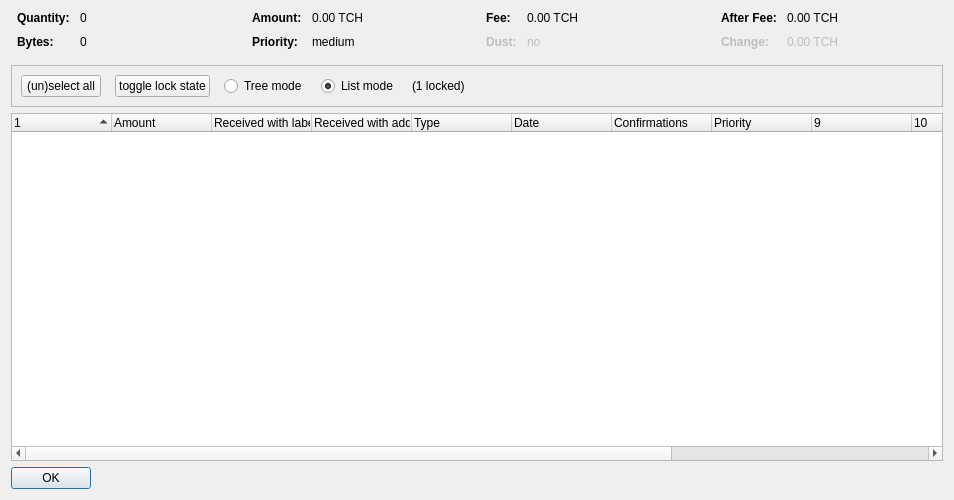
<?xml version="1.0" encoding="UTF-8"?>
<ui version="4.0">
 <class>CoinControlDialog</class>
 <widget class="QDialog" name="CoinControlDialog">
  <property name="geometry">
   <rect>
    <x>0</x>
    <y>0</y>
    <width>954</width>
    <height>500</height>
   </rect>
  </property>
  <property name="windowTitle">
   <string>Coin Selection</string>
  </property>
  <layout class="QVBoxLayout" name="verticalLayout">
   <item>
    <layout class="QHBoxLayout" name="horizontalLayoutTop" stretch="0,0,0,0">
     <property name="topMargin">
      <number>0</number>
     </property>
     <property name="bottomMargin">
      <number>10</number>
     </property>
     <item>
      <layout class="QFormLayout" name="formLayoutCoinControl1">
       <property name="horizontalSpacing">
        <number>10</number>
       </property>
       <property name="verticalSpacing">
        <number>10</number>
       </property>
       <property name="leftMargin">
        <number>6</number>
       </property>
       <property name="rightMargin">
        <number>6</number>
       </property>
       <item row="0" column="0">
        <widget class="QLabel" name="labelCoinControlQuantityText">
         <property name="font">
          <font>
           <weight>75</weight>
           <bold>true</bold>
          </font>
         </property>
         <property name="text">
          <string>Quantity:</string>
         </property>
        </widget>
       </item>
       <item row="0" column="1">
        <widget class="QLabel" name="labelCoinControlQuantity">
         <property name="cursor">
          <cursorShape>IBeamCursor</cursorShape>
         </property>
         <property name="contextMenuPolicy">
          <enum>Qt::ActionsContextMenu</enum>
         </property>
         <property name="text">
          <string notr="true">0</string>
         </property>
         <property name="textInteractionFlags">
          <set>Qt::LinksAccessibleByMouse|Qt::TextSelectableByKeyboard|Qt::TextSelectableByMouse</set>
         </property>
        </widget>
       </item>
       <item row="1" column="0">
        <widget class="QLabel" name="labelCoinControlBytesText">
         <property name="font">
          <font>
           <weight>75</weight>
           <bold>true</bold>
          </font>
         </property>
         <property name="text">
          <string>Bytes:</string>
         </property>
        </widget>
       </item>
       <item row="1" column="1">
        <widget class="QLabel" name="labelCoinControlBytes">
         <property name="cursor">
          <cursorShape>IBeamCursor</cursorShape>
         </property>
         <property name="contextMenuPolicy">
          <enum>Qt::ActionsContextMenu</enum>
         </property>
         <property name="text">
          <string notr="true">0</string>
         </property>
         <property name="textInteractionFlags">
          <set>Qt::LinksAccessibleByMouse|Qt::TextSelectableByKeyboard|Qt::TextSelectableByMouse</set>
         </property>
        </widget>
       </item>
      </layout>
     </item>
     <item>
      <layout class="QFormLayout" name="formLayoutCoinControl2">
       <property name="horizontalSpacing">
        <number>10</number>
       </property>
       <property name="verticalSpacing">
        <number>10</number>
       </property>
       <property name="leftMargin">
        <number>6</number>
       </property>
       <property name="rightMargin">
        <number>6</number>
       </property>
       <item row="0" column="0">
        <widget class="QLabel" name="labelCoinControlAmountText">
         <property name="font">
          <font>
           <weight>75</weight>
           <bold>true</bold>
          </font>
         </property>
         <property name="text">
          <string>Amount:</string>
         </property>
        </widget>
       </item>
       <item row="0" column="1">
        <widget class="QLabel" name="labelCoinControlAmount">
         <property name="cursor">
          <cursorShape>IBeamCursor</cursorShape>
         </property>
         <property name="contextMenuPolicy">
          <enum>Qt::ActionsContextMenu</enum>
         </property>
         <property name="text">
          <string notr="true">0.00 TCH</string>
         </property>
         <property name="textInteractionFlags">
          <set>Qt::LinksAccessibleByMouse|Qt::TextSelectableByKeyboard|Qt::TextSelectableByMouse</set>
         </property>
        </widget>
       </item>
       <item row="1" column="0">
        <widget class="QLabel" name="labelCoinControlPriorityText">
         <property name="font">
          <font>
           <weight>75</weight>
           <bold>true</bold>
          </font>
         </property>
         <property name="text">
          <string>Priority:</string>
         </property>
        </widget>
       </item>
       <item row="1" column="1">
        <widget class="QLabel" name="labelCoinControlPriority">
         <property name="cursor">
          <cursorShape>IBeamCursor</cursorShape>
         </property>
         <property name="contextMenuPolicy">
          <enum>Qt::ActionsContextMenu</enum>
         </property>
         <property name="text">
          <string>medium</string>
         </property>
         <property name="textInteractionFlags">
          <set>Qt::LinksAccessibleByMouse|Qt::TextSelectableByKeyboard|Qt::TextSelectableByMouse</set>
         </property>
        </widget>
       </item>
      </layout>
     </item>
     <item>
      <layout class="QFormLayout" name="formLayoutCoinControl3">
       <property name="horizontalSpacing">
        <number>10</number>
       </property>
       <property name="verticalSpacing">
        <number>10</number>
       </property>
       <property name="leftMargin">
        <number>6</number>
       </property>
       <property name="rightMargin">
        <number>6</number>
       </property>
       <item row="0" column="0">
        <widget class="QLabel" name="labelCoinControlFeeText">
         <property name="font">
          <font>
           <weight>75</weight>
           <bold>true</bold>
          </font>
         </property>
         <property name="text">
          <string>Fee:</string>
         </property>
        </widget>
       </item>
       <item row="0" column="1">
        <widget class="QLabel" name="labelCoinControlFee">
         <property name="cursor">
          <cursorShape>IBeamCursor</cursorShape>
         </property>
         <property name="contextMenuPolicy">
          <enum>Qt::ActionsContextMenu</enum>
         </property>
         <property name="text">
          <string notr="true">0.00 TCH</string>
         </property>
         <property name="textInteractionFlags">
          <set>Qt::LinksAccessibleByMouse|Qt::TextSelectableByKeyboard|Qt::TextSelectableByMouse</set>
         </property>
        </widget>
       </item>
       <item row="1" column="0">
        <widget class="QLabel" name="labelCoinControlLowOutputText">
         <property name="enabled">
          <bool>false</bool>
         </property>
         <property name="font">
          <font>
           <weight>75</weight>
           <bold>true</bold>
          </font>
         </property>
         <property name="text">
          <string>Dust:</string>
         </property>
        </widget>
       </item>
       <item row="1" column="1">
        <widget class="QLabel" name="labelCoinControlLowOutput">
         <property name="enabled">
          <bool>false</bool>
         </property>
         <property name="cursor">
          <cursorShape>IBeamCursor</cursorShape>
         </property>
         <property name="contextMenuPolicy">
          <enum>Qt::ActionsContextMenu</enum>
         </property>
         <property name="text">
          <string>no</string>
         </property>
         <property name="textInteractionFlags">
          <set>Qt::LinksAccessibleByMouse|Qt::TextSelectableByKeyboard|Qt::TextSelectableByMouse</set>
         </property>
        </widget>
       </item>
      </layout>
     </item>
     <item>
      <layout class="QFormLayout" name="formLayoutCoinControl4">
       <property name="horizontalSpacing">
        <number>10</number>
       </property>
       <property name="verticalSpacing">
        <number>10</number>
       </property>
       <property name="leftMargin">
        <number>6</number>
       </property>
       <property name="rightMargin">
        <number>6</number>
       </property>
       <item row="0" column="0">
        <widget class="QLabel" name="labelCoinControlAfterFeeText">
         <property name="font">
          <font>
           <weight>75</weight>
           <bold>true</bold>
          </font>
         </property>
         <property name="text">
          <string>After Fee:</string>
         </property>
        </widget>
       </item>
       <item row="0" column="1">
        <widget class="QLabel" name="labelCoinControlAfterFee">
         <property name="cursor">
          <cursorShape>IBeamCursor</cursorShape>
         </property>
         <property name="contextMenuPolicy">
          <enum>Qt::ActionsContextMenu</enum>
         </property>
         <property name="text">
          <string notr="true">0.00 TCH</string>
         </property>
         <property name="textInteractionFlags">
          <set>Qt::LinksAccessibleByMouse|Qt::TextSelectableByKeyboard|Qt::TextSelectableByMouse</set>
         </property>
        </widget>
       </item>
       <item row="1" column="0">
        <widget class="QLabel" name="labelCoinControlChangeText">
         <property name="enabled">
          <bool>false</bool>
         </property>
         <property name="font">
          <font>
           <weight>75</weight>
           <bold>true</bold>
          </font>
         </property>
         <property name="text">
          <string>Change:</string>
         </property>
        </widget>
       </item>
       <item row="1" column="1">
        <widget class="QLabel" name="labelCoinControlChange">
         <property name="enabled">
          <bool>false</bool>
         </property>
         <property name="cursor">
          <cursorShape>IBeamCursor</cursorShape>
         </property>
         <property name="contextMenuPolicy">
          <enum>Qt::ActionsContextMenu</enum>
         </property>
         <property name="text">
          <string notr="true">0.00 TCH</string>
         </property>
         <property name="textInteractionFlags">
          <set>Qt::LinksAccessibleByMouse|Qt::TextSelectableByKeyboard|Qt::TextSelectableByMouse</set>
         </property>
        </widget>
       </item>
      </layout>
     </item>
    </layout>
   </item>
   <item>
    <widget class="QFrame" name="frame">
     <property name="minimumSize">
      <size>
       <width>0</width>
       <height>40</height>
      </size>
     </property>
     <property name="frameShape">
      <enum>QFrame::StyledPanel</enum>
     </property>
     <property name="frameShadow">
      <enum>QFrame::Sunken</enum>
     </property>
     <layout class="QHBoxLayout" name="horizontalLayout">
      <item>
       <layout class="QHBoxLayout" name="horizontalLayoutPanel" stretch="0,0,0,0,0,0">
        <property name="spacing">
         <number>14</number>
        </property>
        <item>
         <widget class="QPushButton" name="pushButtonSelectAll">
          <property name="sizePolicy">
           <sizepolicy hsizetype="Maximum" vsizetype="Fixed">
            <horstretch>0</horstretch>
            <verstretch>0</verstretch>
           </sizepolicy>
          </property>
          <property name="text">
           <string>(un)select all</string>
          </property>
          <property name="autoDefault">
           <bool>false</bool>
          </property>
         </widget>
        </item>
        <item>
         <widget class="QPushButton" name="pushButtonToggleLock">
          <property name="sizePolicy">
           <sizepolicy hsizetype="Maximum" vsizetype="Fixed">
            <horstretch>0</horstretch>
            <verstretch>0</verstretch>
           </sizepolicy>
          </property>
          <property name="text">
           <string>toggle lock state</string>
          </property>
          <property name="autoDefault">
           <bool>false</bool>
          </property>
         </widget>
        </item>
        <item>
         <widget class="QRadioButton" name="radioTreeMode">
          <property name="sizePolicy">
           <sizepolicy hsizetype="Maximum" vsizetype="Fixed">
            <horstretch>0</horstretch>
            <verstretch>0</verstretch>
           </sizepolicy>
          </property>
          <property name="text">
           <string>Tree mode</string>
          </property>
         </widget>
        </item>
        <item>
         <widget class="QRadioButton" name="radioListMode">
          <property name="sizePolicy">
           <sizepolicy hsizetype="Maximum" vsizetype="Fixed">
            <horstretch>0</horstretch>
            <verstretch>0</verstretch>
           </sizepolicy>
          </property>
          <property name="text">
           <string>List mode</string>
          </property>
          <property name="checked">
           <bool>true</bool>
          </property>
         </widget>
        </item>
        <item>
         <widget class="QLabel" name="labelLocked">
          <property name="text">
           <string>(1 locked)</string>
          </property>
         </widget>
        </item>
        <item>
         <spacer name="horizontalSpacer">
          <property name="orientation">
           <enum>Qt::Horizontal</enum>
          </property>
          <property name="sizeHint" stdset="0">
           <size>
            <width>40</width>
            <height>20</height>
           </size>
          </property>
         </spacer>
        </item>
       </layout>
      </item>
     </layout>
    </widget>
   </item>
   <item>
    <widget class="CoinControlTreeWidget" name="treeWidget">
     <property name="contextMenuPolicy">
      <enum>Qt::CustomContextMenu</enum>
     </property>
     <property name="sortingEnabled">
      <bool>false</bool>
     </property>
     <property name="columnCount">
      <number>13</number>
     </property>
     <attribute name="headerShowSortIndicator" stdset="0">
      <bool>true</bool>
     </attribute>
     <attribute name="headerStretchLastSection">
      <bool>false</bool>
     </attribute>
     <column>
      <property name="text">
       <string/>
      </property>
     </column>
     <column>
      <property name="text">
       <string>Amount</string>
      </property>
     </column>
     <column>
      <property name="text">
       <string>Received with label</string>
      </property>
     </column>
     <column>
      <property name="text">
       <string>Received with address</string>
      </property>
     </column>
     <column>
      <property name="text">
	<string>Type</string>
      </property>
     </column>
     <column>
      <property name="text">	 
       <string>Date</string>
      </property>
     </column>
     <column>
      <property name="text">
       <string>Confirmations</string>
      </property>
      <property name="toolTip">
       <string>Confirmed</string>
      </property>
     </column>
     <column>
      <property name="text">
       <string>Priority</string>
      </property>
     </column>
     <column>
      <property name="text">
       <string/>
      </property>
     </column>
     <column>
      <property name="text">
       <string/>
      </property>
     </column>
     <column>
      <property name="text">
       <string/>
      </property>
     </column>
     <column>
      <property name="text">
       <string/>
      </property>
     </column>
     <column>
      <property name="text">
       <string/>
      </property>
     </column>
    </widget>
   </item>
   <item>
    <widget class="QDialogButtonBox" name="buttonBox">
     <property name="sizePolicy">
      <sizepolicy hsizetype="Maximum" vsizetype="Fixed">
       <horstretch>0</horstretch>
       <verstretch>0</verstretch>
      </sizepolicy>
     </property>
     <property name="orientation">
      <enum>Qt::Horizontal</enum>
     </property>
     <property name="standardButtons">
      <set>QDialogButtonBox::Ok</set>
     </property>
    </widget>
   </item>
  </layout>
 </widget>
 <customwidgets>
  <customwidget>
   <class>CoinControlTreeWidget</class>
   <extends>QTreeWidget</extends>
   <header>coincontroltreewidget.h</header>
  </customwidget>
 </customwidgets>
 <resources/>
 <connections/>
</ui>
